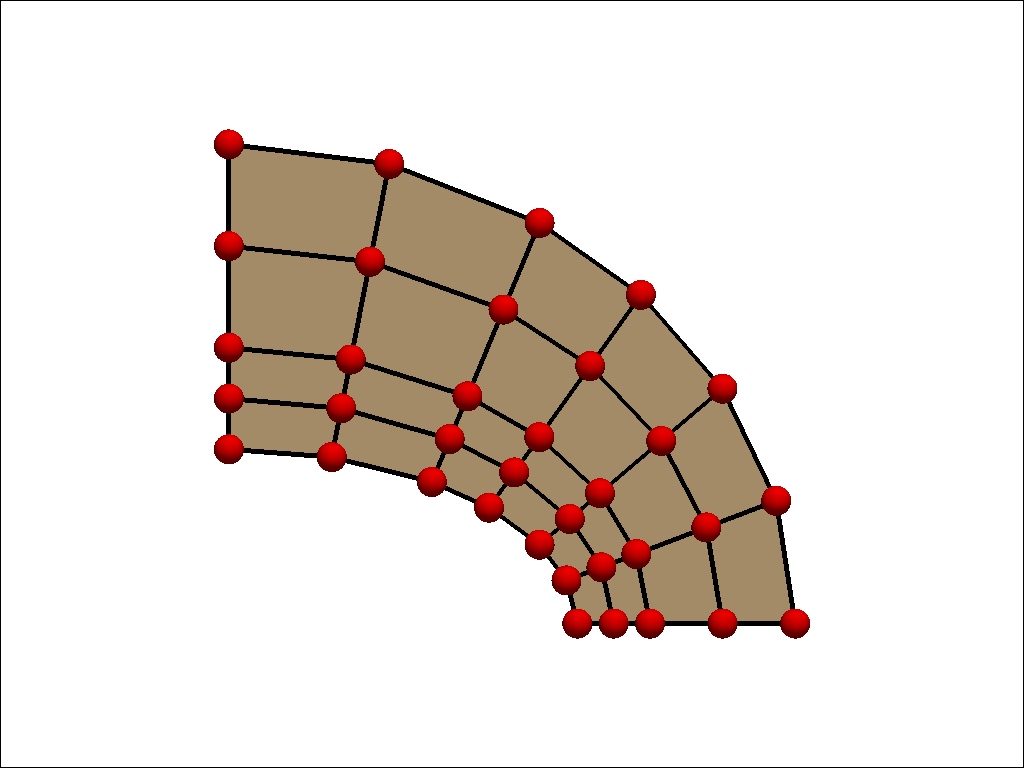

Write Python code to recreate this figure.
import pyvista as pv

pv.set_plot_theme("document")

mesh = pv.read("fine-quadrilateron-1d.vtk")

plotter = pv.Plotter(border=True)

plotter.add_mesh(mesh)
plotter.add_mesh(
    mesh.separate_cells().extract_feature_edges(),
    show_edges=True,
    line_width=5,
    color="black",
)
plotter.add_points(
    mesh.points, render_points_as_spheres=True, point_size=30.0, color="red"
)

plotter.show(cpos="xy", screenshot="fine-quadrilateron-1d.png")
